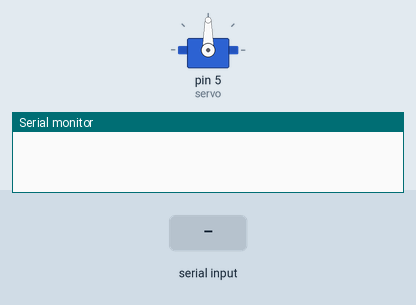
Bench run of a sketch on a simulated Arduino Uno, built with avr-gcc and run on an emulated ATmega328P. On the bench: servo, the last lines printed to the serial monitor. The test bench sets the inputs (shaded band).

Above: at 1.2 s.
1.3 s: "a" received over Serial
At 1.6 s:
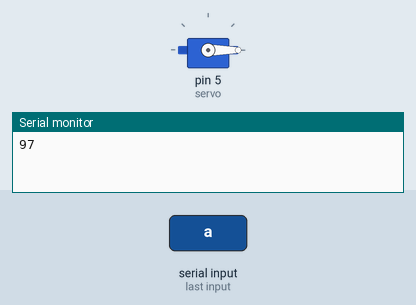
2.8 s: "b" received over Serial
At 3.9 s:
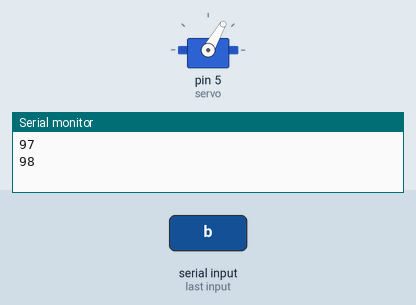
4.3 s: "c" received over Serial
At 5.0 s:
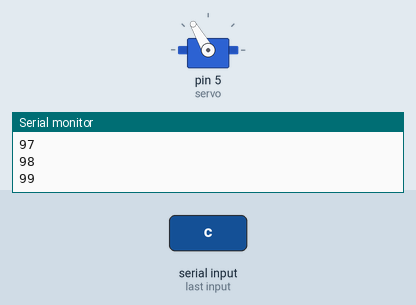
5.8 s: "d" received over Serial
At 6.2 s:
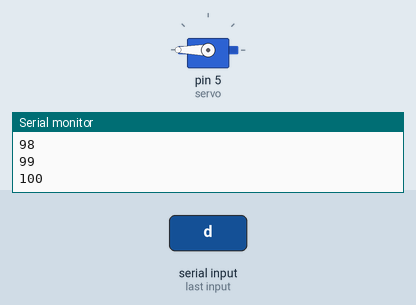
Timing chart, 0 to 8.3 s (numbered marks = the images above; inputs shaded):
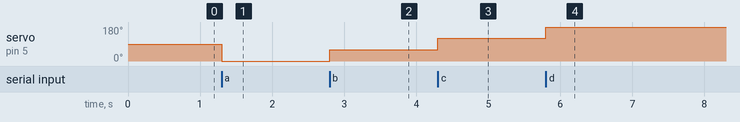

Measured:
- after the input at 1.3 s, servo on pin 5 (servo): 90° → 0° at once
- after the input at 2.8 s, servo on pin 5 (servo): 0° → 60° at once
- after the input at 4.3 s, servo on pin 5 (servo): 60° → 120° at once
- after the input at 5.8 s, servo on pin 5 (servo): 120° → 180° at once

The sketch:

Slave_code_for_servo_with_potentiometer.ino
```cpp
#include<Servo.h>
Servo servo;
int x;
void setup()
{
  Serial.begin(38400);
  servo.attach(5);
}
void loop()
{
  if(Serial.available())
  {
    int x = Serial.read();
    Serial.println(x);
 // servo.write(x);
  //delay(1000);
  //x=map(x,0,890,0,180);
  if(x=='a')
  {
  servo.write(0);
  }
  if(x=='b')
{
  servo.write(60);
}
if(x=='c')
{
  servo.write(120);
}
if(x=='d')
{
  servo.write(180);
}
}
}
//FCA8:9A:31F4
//98D3:71:F5D007
```
